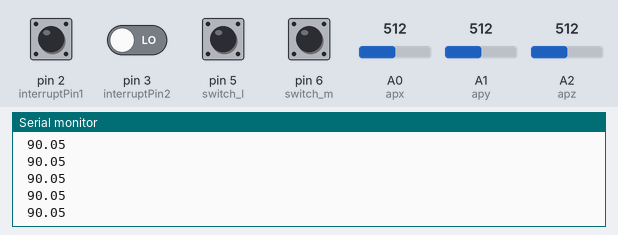
A sketch run on a simulated Arduino Uno, built with avr-gcc and run on an emulated ATmega328P. On the bench: the last lines printed to the serial monitor. Inputs (shaded band) come from the test bench; at power-on: pin 2 (interruptPin1), pin 3 (interruptPin2), pin 5 (switch_l), pin 6 (switch_m) LOW, A0 (apx) = 512, A1 (apy) = 512, A2 (apz) = 512.

Above: at 1.2 s.
1.3 s: A0 (apx) set to 716
At 2.1 s:
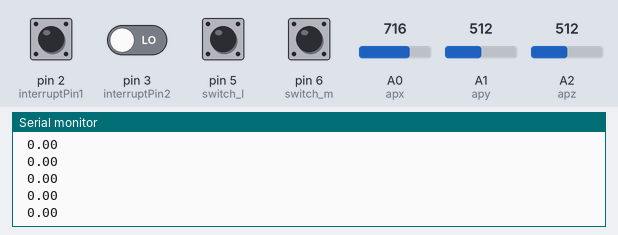
2.8 s: pin 6 (switch_m) pulled HIGH for 1 s
5.3 s: A0 (apx) set to 511
At 6.2 s:
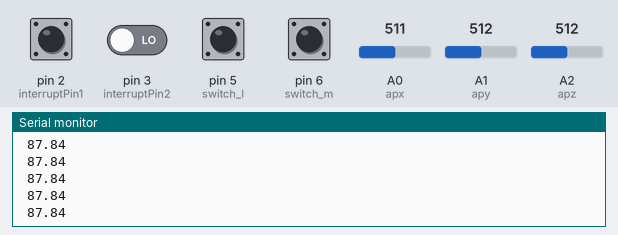
6.8 s: pin 2 (interruptPin1) pulled HIGH for 0.15 s
8.4 s: A1 (apy) set to 716
At 8.9 s:
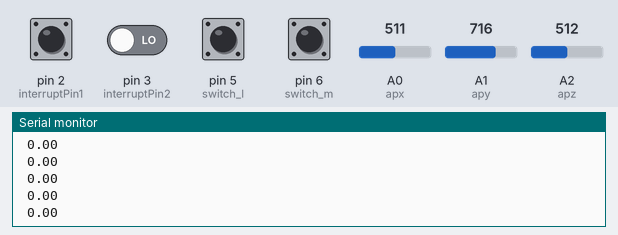
9.9 s: A1 (apy) set to 511
At 10.7 s:
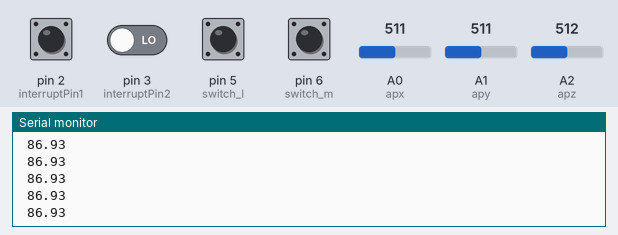
Timing chart, 0 to 12.4 s (numbered marks = the images above; inputs shaded):
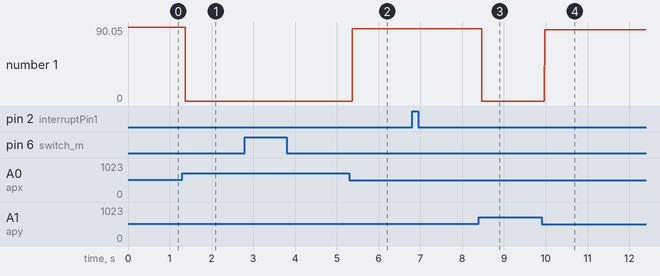

Measured:
- after the input at 1.3 s, the serial monitor: prints a new line after 0.07 s (image 1)
- after the input at 5.3 s, the serial monitor: prints a new line after 0.07 s (image 2)
- after the input at 8.4 s, the serial monitor: prints a new line after 0.07 s (image 3)
- after the input at 9.9 s, the serial monitor: prints a new line after 0.07 s (image 4)
- plotted number 1: 90.05 → 0 after the input at 1.3 s, 0 → 87.84 after the input at 5.3 s, 87.84 → 0 after the input at 8.4 s, 0 → 86.9 after the input at 9.9 s

The sketch:

new_gest_transmitter.ino
```cpp
const int apx = A0;                   //accelerometer analog pin x
const int apy = A1;                   //accelerometer analog pin y
const int apz = A2;                   //accelerometer analog pin z

int x,y,z;                            //analog values from accelerometer

float g=9.81;                         //acceleration of gravity in m/s^2
float a,ax,ay,az;                     //total acceleration and its components in x,y&z directions

int g_zero=512;                       //corresponding analog value for zero acceleration
int g_gravity=104;                    //corresponding analog value for +g acceleration

float angle;                          //angle measured using accelerometer
int ang1;                             //steering angle
int ang2;                             //steering angle direction (+1

unsigned long int temp_time;
int acc_flag=0;                       //checking acceleration or indication

int temp1,temp2;

long debouncing_time = 15;            //Debouncing Time in Milliseconds
volatile unsigned long last_micros;

const byte interruptPin1 = 2;         //left indication & acceleration
const byte interruptPin2 = 3;         //right indication & deceleration

const byte switch_l = 5;              //left indication & deceleration
const byte switch_m = 6;              //break
const byte switch_r = 7;              //right indication & acceleration

int l_indic,r_indic,rev=0;;                  //speed of left and right wheels in array
int velocity=0;                       //reference velocity
int max_velocity=100;                 //max velocity
int velocity_div=10;                  //number of velocity divisions
int l_velocity=0,r_velocity=0,l_velocity_pre=0,r_velocity_pre=0;            //speed of left and right wheels
int i,j,k;
void setup()
{
  Serial.begin(9600);
  noInterrupts();
  attachInterrupt(digitalPinToInterrupt(interruptPin1), debounceInterrupt1, RISING);
  attachInterrupt(digitalPinToInterrupt(interruptPin2), debounceInterrupt2, RISING);
  pinMode(switch_l, INPUT);
  pinMode(switch_m, INPUT);
  pinMode(switch_r, INPUT);
  interrupts();
}

void loop()
{
  break_func();
  angle_measure();
  l_r_velocity();
}

//*******************************ANGLE MEASURE FUNCTION****************************

void angle_measure()
{
  analogReference(EXTERNAL);

  x = analogRead(apx);//Serial.print(x);   Serial.print(" ");
  y = analogRead(apy);//Serial.print(y);   Serial.print(" ");
  z = analogRead(apz);//Serial.print(z);   Serial.println(" ");

  x=4*(x/4);
  y=4*(y/4);
  z=4*(z/4);

  ax=((x-g_zero)*g)/g_gravity;
  ay=((y-g_zero)*g)/g_gravity;
  az=((z-g_zero)*g)/g_gravity;


  a=sqrt(ax*ax+ay*ay);

  if(a<g)
  {
    angle=acos(a/g);
  }
  else
  {
    angle=0;
  }
  angle=angle*180/3.14;

  if((angle>85)&&(angle<90))
  {
    ang1=40;
  }
  else if((angle>80)&&(angle<85))
  {
    ang1=35;
  }
  else if((angle>75)&&(angle<80))
  {
    ang1=30;
  }
  else if((angle>70)&&(angle<75))
  {
    ang1=25;
  }
  else if((angle>60)&&(angle<70))
  {
    ang1=20;
  }
  else if((angle>50)&&(angle<60))
  {
    ang1=15;
  }
  else if((angle>40)&&(angle<50))
  {
    ang1=10;
  }
  else if((angle>30)&&(angle<40))
  {
    ang1=5;
  }
  else
  {
    ang1=0;
  }Serial.print(" ");
Serial.println(angle);
  if(ang1!=0)
  {
    if(az>0)
    {
      ang2=1;     // right
    }
    else
    {
      ang2=-1;    // left
    }
  }
  else
  {
    ang2=0;
  }
  if((!ang1)&&(!rev))
  {
    l_indic=0;r_indic=0;
  }
}

//*******************************LEFT & RIGHT VELOCITY FUNCTION****************************

void l_r_velocity()
{
  if(ang2==1)
  {
    r_velocity=velocity;
    l_velocity=velocity-((ang1/5)*(max_velocity/velocity_div));
    l_velocity=(l_velocity+abs(l_velocity))/2;//Serial.print(" ");
    //Serial.print(velocity);Serial.print(" ");
  }
  else if(ang2==-1)
  {
    l_velocity=velocity;
    r_velocity=velocity-((ang1/5)*(max_velocity/velocity_div));
    r_velocity=(r_velocity+abs(r_velocity))/2;//Serial.print(" ");
   // Serial.print(r_velocity);Serial.print(" ");
  }
  else
  {
    l_velocity=velocity;
    r_velocity=velocity;
  }

  if(l_indic==1)
  {
    l_velocity=l_velocity+128;
  }
  if(r_indic==1)
  {
    r_velocity=r_velocity+128;
  }
  transmit_values();
}

//*******************************LEFT INDICATION & DECELERATION FUNCTION****************************

void left_indic_dec_func()
{
  interrupts();
  if(velocity==0)
  {
    temp_time=millis();
    while(digitalRead(switch_l))
    {
      if(millis()>=temp_time+1000)
      {
        acc_flag=1;
        velocity=(max_velocity/velocity_div);
        l_indic=1;
        r_indic=1;
        rev=1;
        l_r_velocity();
      }
    }
  }
  else
  {
    temp_time=millis();
    while(digitalRead(switch_l))
    {
      if(millis()>=temp_time+1000)
      {
        temp_time=millis();
        acc_flag=1;
        velocity=velocity-(max_velocity/velocity_div);
        velocity=(velocity+abs(velocity))/2;
        l_r_velocity();
      }
    }
  }
  if(acc_flag==0&&((l_indic+r_indic)!=2))
  {
    l_indic=1;
    r_indic=0;
  }
  acc_flag=0;
}

//*******************************RIGHT INDICATION & ACCELERATION FUNCTION****************************

void right_indic_acc_func()
{
  interrupts();
  temp_time=millis();

  while(digitalRead(switch_r))
  {
    if(millis()>=temp_time+1000)
    {
      temp_time=millis();
      acc_flag=1;
      if((velocity+(max_velocity/velocity_div))<=max_velocity)
      {
        velocity=velocity+(max_velocity/velocity_div);
        velocity=(velocity+abs(velocity))/2;
      }
      l_r_velocity();
    }
  }
  if(acc_flag==0&&((l_indic+r_indic)!=2))
  {
    l_indic=0;
    r_indic=1;
  }
  acc_flag=0;
}

//*******************************BREAK FUNCTION****************************

void break_func()
{
  temp_time=millis();
  while(digitalRead(switch_m))
  {
    if(millis()>=temp_time+100)
    {
      velocity=0;
    }
    l_r_velocity();
    if(((l_indic+r_indic)==1)||(velocity==0))
    {
      l_indic=0;
      r_indic=0;
    }
  }
}

//*******************************DEBOUNCE****************************

void debounceInterrupt1() {
  if((long)(micros() - last_micros) >= debouncing_time * 1000)
  {
    delayMicroseconds(100);
    left_indic_dec_func();
    last_micros = micros();
  }
}

void debounceInterrupt2() {
  if((long)(micros() - last_micros) >= debouncing_time * 1000)
  {
    delayMicroseconds(100);
    right_indic_acc_func();
    last_micros = micros();
  }
}


void transmit_values()
{
  if((l_velocity_pre!=l_velocity)||(r_velocity_pre!=r_velocity))
  {
  Serial.write(255);
  delay(1);
  Serial.write(l_velocity);
  delay(1);
  Serial.write(r_velocity);
  //Serial.print(l_velocity);Serial.print("\t");Serial.println(r_velocity);
  l_velocity_pre=l_velocity;
  r_velocity_pre=r_velocity;
  }

}
```
